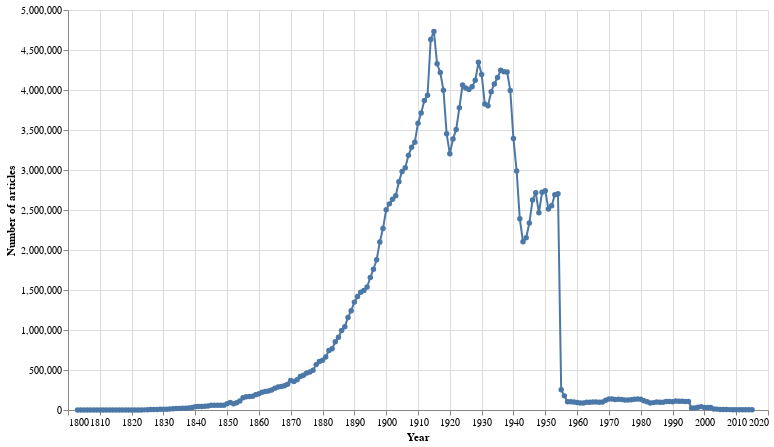

Notebook code cell kept with this figure:
### Markdown cell above
Let's display the results as a simple line chart using Altair

### Code cell
# Feed Altair our dataframe
alt.Chart(df_total).mark_line(point=True).encode(
    
        # Years along the X axis
        x=alt.X('term:Q', axis=alt.Axis(format='c', title='Year')),
    
        # Number of articles on the Y axis (formatted with thousands separators)
        y=alt.Y('total_results:Q', axis=alt.Axis(format=',d', title='Number of articles')),
    
        # Use tooltips to display the year and number of articles when you hover over a point
        tooltip=[alt.Tooltip('term:Q', title='Year'), alt.Tooltip('total_results:Q', title='Articles', format=',')]
    ).properties(width=700, height=400)

### Figure 1 — Vega-Lite specification as saved in the notebook (floating-point values rounded to 4 significant figures; data arrays with more than 128 entries replaced by an {"elided": "..."} marker saying what was removed)
{"config": {"view": {"continuousWidth": 400, "continuousHeight": 300}}, "data": {"name": "data-a9fb99f7e99e1672842ccfb017dec3e2"}, "mark": {"type": "line", "point": true}, "encoding": {"tooltip": [{"type": "quantitative", "field": "term", "title": "Year"}, {"type": "quantitative", "field": "total_results", "format": ",", "title": "Articles"}], "x": {"type": "quantitative", "axis": {"format": "c", "title": "Year"}, "field": "term"}, "y": {"type": "quantitative", "axis": {"format": ",d", "title": "Number of articles"}, "field": "total_results"}}, "height": 400, "width": 700, "$schema": "https://vega.github.io/schema/vega-lite/v4.8.1.json", "datasets": {"data-a9fb99f7e99e1672842ccfb017dec3e2": {"elided": "213 records"}}}
